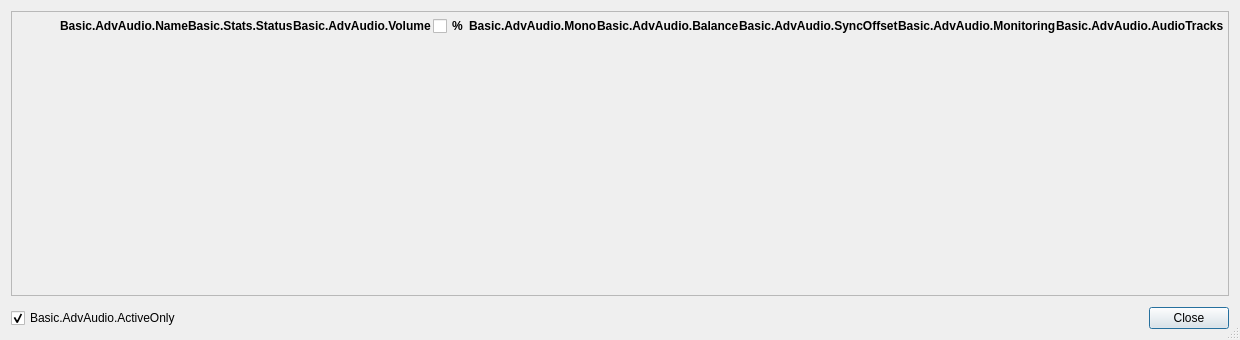
<?xml version="1.0" encoding="UTF-8"?>
<ui version="4.0">
 <class>OBSAdvAudio</class>
 <widget class="QDialog" name="OBSAdvAudio">
  <property name="geometry">
   <rect>
    <x>0</x>
    <y>0</y>
    <width>1240</width>
    <height>340</height>
   </rect>
  </property>
  <property name="sizePolicy">
   <sizepolicy hsizetype="Preferred" vsizetype="Preferred">
    <horstretch>0</horstretch>
    <verstretch>0</verstretch>
   </sizepolicy>
  </property>
  <property name="contextMenuPolicy">
   <enum>Qt::CustomContextMenu</enum>
  </property>
  <property name="windowTitle">
   <string>Basic.AdvAudio</string>
  </property>
  <property name="sizeGripEnabled">
   <bool>true</bool>
  </property>
  <layout class="QGridLayout" name="gridLayout">
   <property name="leftMargin">
    <number>11</number>
   </property>
   <property name="topMargin">
    <number>11</number>
   </property>
   <property name="rightMargin">
    <number>11</number>
   </property>
   <property name="bottomMargin">
    <number>11</number>
   </property>
   <property name="verticalSpacing">
    <number>11</number>
   </property>
   <item row="1" column="0">
    <layout class="QHBoxLayout" name="horizontalLayout">
     <property name="spacing">
      <number>7</number>
     </property>
     <item>
      <widget class="QCheckBox" name="activeOnly">
       <property name="text">
        <string>Basic.AdvAudio.ActiveOnly</string>
       </property>
       <property name="checked">
        <bool>true</bool>
       </property>
      </widget>
     </item>
     <item>
      <spacer name="horizontalSpacer">
       <property name="orientation">
        <enum>Qt::Horizontal</enum>
       </property>
       <property name="sizeHint" stdset="0">
        <size>
         <width>40</width>
         <height>20</height>
        </size>
       </property>
      </spacer>
     </item>
     <item>
      <widget class="QPushButton" name="closeButton">
       <property name="text">
        <string>Close</string>
       </property>
      </widget>
     </item>
    </layout>
   </item>
   <item row="0" column="0">
    <widget class="QScrollArea" name="scrollArea">
     <property name="sizePolicy">
      <sizepolicy hsizetype="Expanding" vsizetype="Expanding">
       <horstretch>0</horstretch>
       <verstretch>0</verstretch>
      </sizepolicy>
     </property>
     <property name="sizeAdjustPolicy">
      <enum>QAbstractScrollArea::AdjustToContents</enum>
     </property>
     <property name="widgetResizable">
      <bool>true</bool>
     </property>
     <widget class="QWidget" name="scrollAreaWidgetContents">
      <property name="geometry">
       <rect>
        <x>0</x>
        <y>0</y>
        <width>1217</width>
        <height>262</height>
       </rect>
      </property>
      <layout class="QGridLayout" name="gridLayout_3">
       <property name="leftMargin">
        <number>0</number>
       </property>
       <property name="topMargin">
        <number>0</number>
       </property>
       <property name="rightMargin">
        <number>0</number>
       </property>
       <property name="bottomMargin">
        <number>0</number>
       </property>
       <property name="spacing">
        <number>0</number>
       </property>
       <item row="0" column="0">
        <layout class="QVBoxLayout" name="verticalLayout">
         <property name="spacing">
          <number>0</number>
         </property>
         <property name="leftMargin">
          <number>4</number>
         </property>
         <property name="topMargin">
          <number>4</number>
         </property>
         <property name="rightMargin">
          <number>4</number>
         </property>
         <property name="bottomMargin">
          <number>4</number>
         </property>
         <item>
          <layout class="QGridLayout" name="mainLayout">
           <property name="verticalSpacing">
            <number>4</number>
           </property>
           <item row="0" column="5">
            <widget class="QLabel" name="label_2">
             <property name="font">
              <font>
               <bold>true</bold>
              </font>
             </property>
             <property name="text">
              <string>Basic.AdvAudio.Balance</string>
             </property>
            </widget>
           </item>
           <item row="0" column="2">
            <widget class="QLabel" name="label_7">
             <property name="sizePolicy">
              <sizepolicy hsizetype="Preferred" vsizetype="Preferred">
               <horstretch>0</horstretch>
               <verstretch>0</verstretch>
              </sizepolicy>
             </property>
             <property name="font">
              <font>
               <bold>true</bold>
              </font>
             </property>
             <property name="text">
              <string>Basic.Stats.Status</string>
             </property>
            </widget>
           </item>
           <item row="0" column="4">
            <widget class="QLabel" name="label_3">
             <property name="font">
              <font>
               <bold>true</bold>
              </font>
             </property>
             <property name="text">
              <string>Basic.AdvAudio.Mono</string>
             </property>
            </widget>
           </item>
           <item row="0" column="8">
            <widget class="QLabel" name="label_5">
             <property name="font">
              <font>
               <bold>true</bold>
              </font>
             </property>
             <property name="text">
              <string>Basic.AdvAudio.AudioTracks</string>
             </property>
            </widget>
           </item>
           <item row="0" column="1">
            <widget class="QLabel" name="label">
             <property name="font">
              <font>
               <bold>true</bold>
              </font>
             </property>
             <property name="text">
              <string>Basic.AdvAudio.Name</string>
             </property>
            </widget>
           </item>
           <item row="0" column="6">
            <widget class="QLabel" name="label_4">
             <property name="font">
              <font>
               <bold>true</bold>
              </font>
             </property>
             <property name="text">
              <string>Basic.AdvAudio.SyncOffset</string>
             </property>
            </widget>
           </item>
           <item row="0" column="7">
            <widget class="QLabel" name="label_6">
             <property name="font">
              <font>
               <bold>true</bold>
              </font>
             </property>
             <property name="text">
              <string>Basic.AdvAudio.Monitoring</string>
             </property>
            </widget>
           </item>
           <item row="0" column="3">
            <widget class="QWidget" name="widget" native="true">
             <layout class="QGridLayout" name="gridLayout_2">
              <property name="leftMargin">
               <number>0</number>
              </property>
              <property name="topMargin">
               <number>0</number>
              </property>
              <property name="rightMargin">
               <number>0</number>
              </property>
              <property name="bottomMargin">
               <number>0</number>
              </property>
              <property name="spacing">
               <number>0</number>
              </property>
              <item row="0" column="0">
               <layout class="QHBoxLayout" name="horizontalLayout_2">
                <property name="spacing">
                 <number>2</number>
                </property>
                <item>
                 <widget class="QLabel" name="label_9">
                  <property name="font">
                   <font>
                    <bold>true</bold>
                   </font>
                  </property>
                  <property name="text">
                   <string>Basic.AdvAudio.Volume</string>
                  </property>
                 </widget>
                </item>
                <item>
                 <widget class="QCheckBox" name="usePercent">
                  <property name="font">
                   <font>
                    <bold>true</bold>
                   </font>
                  </property>
                  <property name="text">
                   <string>%</string>
                  </property>
                 </widget>
                </item>
                <item>
                 <spacer name="horizontalSpacer_3">
                  <property name="orientation">
                   <enum>Qt::Horizontal</enum>
                  </property>
                  <property name="sizeType">
                   <enum>QSizePolicy::Minimum</enum>
                  </property>
                  <property name="sizeHint" stdset="0">
                   <size>
                    <width>0</width>
                    <height>0</height>
                   </size>
                  </property>
                 </spacer>
                </item>
               </layout>
              </item>
             </layout>
            </widget>
           </item>
           <item row="0" column="0">
            <widget class="QLabel" name="label_8">
             <property name="text">
              <string/>
             </property>
            </widget>
           </item>
          </layout>
         </item>
         <item>
          <spacer name="verticalSpacer">
           <property name="orientation">
            <enum>Qt::Vertical</enum>
           </property>
           <property name="sizeHint" stdset="0">
            <size>
             <width>20</width>
             <height>40</height>
            </size>
           </property>
          </spacer>
         </item>
        </layout>
       </item>
      </layout>
     </widget>
    </widget>
   </item>
  </layout>
 </widget>
 <resources/>
 <connections>
  <connection>
   <sender>closeButton</sender>
   <signal>clicked()</signal>
   <receiver>OBSAdvAudio</receiver>
   <slot>close()</slot>
   <hints>
    <hint type="sourcelabel">
     <x>1286</x>
     <y>474</y>
    </hint>
    <hint type="destinationlabel">
     <x>672</x>
     <y>250</y>
    </hint>
   </hints>
  </connection>
 </connections>
</ui>
